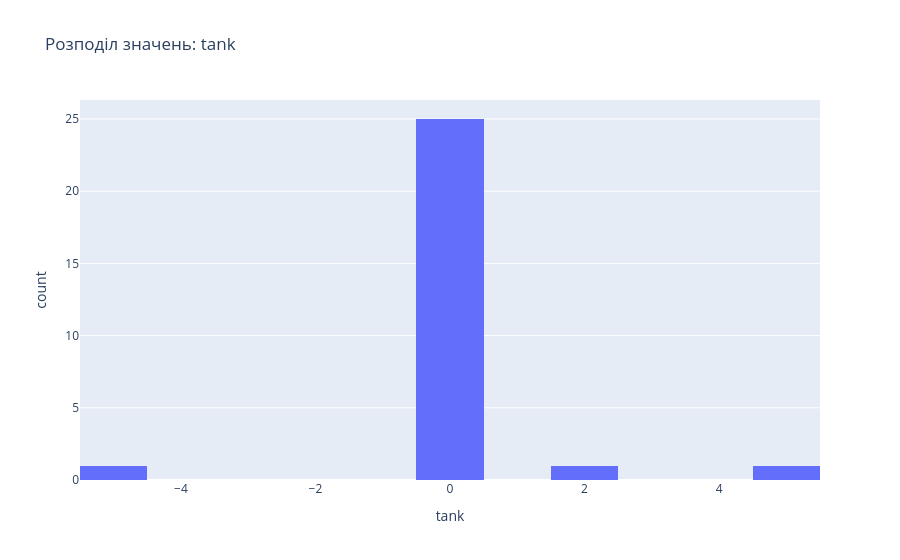

Notebook source saved alongside this figure:
### Code cell
# 3. Гістограма розподілу
import plotly.express as px

fig = px.histogram(
    df,
    x=hist_column,
    nbins=20,
    title=f'Розподіл значень: {hist_column}',
    labels={hist_column: hist_column}
)

fig.show()

### Figure 1 — Plotly figure (JSON) as saved in the notebook; plotly's stock layout.template omitted (floating-point values rounded to 4 significant figures)
{"data": [{"bingroup": "x", "hovertemplate": "tank=%{x}<br>count=%{y}<extra></extra>", "legendgroup": "", "marker": {"color": "#636efa", "pattern": {"shape": ""}}, "name": "", "nbinsx": 20, "orientation": "v", "showlegend": false, "type": "histogram", "x": [0, -5, 5, 0, 0, 0, 0, 0, 0, 0, 0, 0, 0, 0, 0, 0, 0, 0, 0, 0, 0, 0, 0, 0, 0, 2, 0, 0], "xaxis": "x", "yaxis": "y"}], "layout": {"barmode": "relative", "legend": {"tracegroupgap": 0}, "title": {"text": "Розподіл значень: tank"}, "xaxis": {"anchor": "y", "domain": [0, 1], "title": {"text": "tank"}}, "yaxis": {"anchor": "x", "domain": [0, 1], "title": {"text": "count"}}}}
